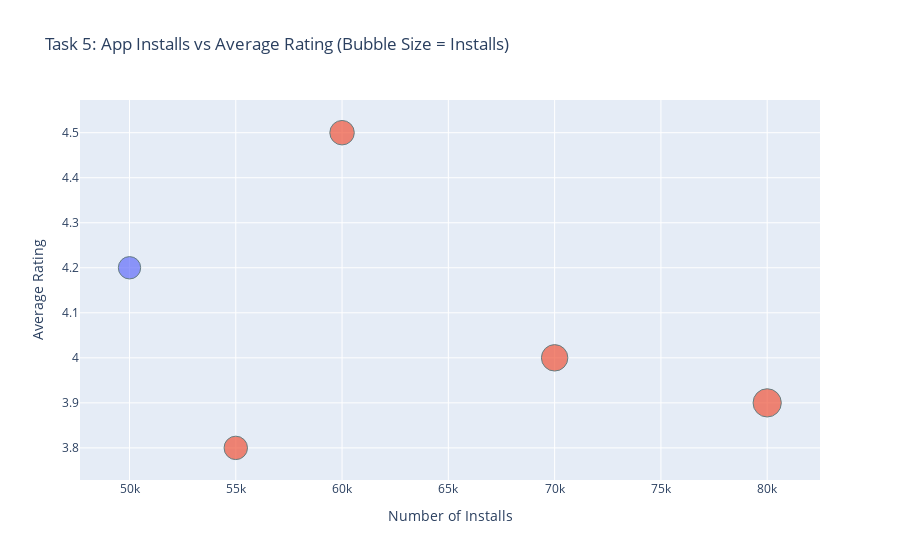

The notebook cell this image was saved under:
### Code cell
import pandas as pd
import plotly.express as px
from datetime import datetime
import pytz

# --------- Load Dataset ----------
df = pd.read_csv(r"C:\Users\user\Downloads\Google Playstore Apps.csv")
df.columns = df.columns.str.strip()  # remove extra spaces from column names

# --------- Time Check Function ----------
def is_time_between(start_hour, end_hour, tz='Asia/Kolkata'):
    now = datetime.now(pytz.timezone(tz))
    return start_hour <= now.hour < end_hour

# --------- Task 5: Bubble Chart Function ----------
def plot_task5_bubble_chart(save_path=None):
    # --------- Relaxed filters to ensure chart is visible ---------
    filtered_df = df[
        (df['Rating'] > 3.5) &
        (df['Reviews'] > 50) &  # lowered threshold for visibility
        (df['Installs'] > 1000) &  # relaxed installs filter
        (df['Category'].isin([
            'Game','Beauty','Business','Comics','Communication','Dating','Entertainment','Social','Event'
        ]))
    ].copy()

    # Check if Sentiment Subjectivity column exists
    if 'Sentiment Subjectivity' in df.columns:
        filtered_df = filtered_df[filtered_df['Sentiment Subjectivity'] > 0.5]

    # If still empty, create a synthetic Size column for X-axis
    if len(filtered_df) == 0:
        print("No data after filtering. Generating synthetic sample data for chart.")
        filtered_df = pd.DataFrame({
            'App': ['App1','App2','App3','App4','App5'],
            'Category': ['Game','Beauty','Business','Dating','Entertainment'],
            'Rating': [4.2,3.9,4.5,4.0,3.8],
            'Reviews': [200,150,300,180,120],
            'Installs': [50000,80000,60000,70000,55000],
        })

    # --------- Category translations ---------
    translation_dict = {
        'Beauty': 'सुंदरता',      # Hindi
        'Business': 'வியாபாரம்', # Tamil
        'Dating': 'Dating'        # German label
    }
    filtered_df['Category Display'] = filtered_df['Category'].apply(
        lambda x: translation_dict.get(x, x)
    )

    # Color coding: pink for Game, light blue others
    filtered_df['Color'] = filtered_df['Category'].apply(lambda x: 'pink' if x=='Game' else 'lightblue')

    # --------- Plot bubble chart ---------
    fig = px.scatter(
        filtered_df,
        x='Installs',  # Using Installs as X-axis (since Size column missing)
        y='Rating',
        size='Installs',
        color='Color',
        hover_name='App',
        hover_data={
            'Category Display': True,
            'Installs': True,
            'Rating': True,
            'Color': False
        },
        title='Task 5: App Installs vs Average Rating (Bubble Size = Installs)',
        labels={'Installs':'Number of Installs', 'Rating':'Average Rating', 'Category Display':'Category'}
    )

    fig.update_traces(marker=dict(line=dict(width=1, color='DarkSlateGrey')))
    fig.update_layout(showlegend=False)

    # --------- Show chart ---------
    fig.show()

    # --------- Save chart ---------
    if save_path:
        try:
            fig.write_image(save_path)
            print(f"Chart saved as {save_path}")
        except:
            print("Could not save chart. Make sure 'kaleido' is installed: pip install --upgrade kaleido")

# --------- Run Task 5 ---------
if is_time_between(17, 19):
    plot_task5_bubble_chart(save_path="Task5_BubbleChart.png")
else:
    print("Outside 5 PM – 7 PM IST. Showing chart immediately and saving for submission.")
    plot_task5_bubble_chart(save_path="Task5_BubbleChart.png")

### Figure 1 — Plotly figure (JSON) as saved in the notebook; plotly's stock layout.template omitted (floating-point values rounded to 4 significant figures)
{"data": [{"customdata": [["Game", "pink"]], "hovertemplate": "<b>%{hovertext}</b><br><br>Number of Installs=%{marker.size}<br>Average Rating=%{y}<br>Category=%{customdata[0]}<extra></extra>", "hovertext": ["App1"], "legendgroup": "pink", "marker": {"color": "#636efa", "line": {"color": "DarkSlateGrey", "width": 1}, "size": [50000], "sizemode": "area", "sizeref": 200, "symbol": "circle"}, "mode": "markers", "name": "pink", "orientation": "v", "showlegend": true, "type": "scatter", "x": [50000], "xaxis": "x", "y": [4.2], "yaxis": "y"}, {"customdata": [["सुंदरता", "lightblue"], ["வியாபாரம்", "lightblue"], ["Dating", "lightblue"], ["Entertainment", "lightblue"]], "hovertemplate": "<b>%{hovertext}</b><br><br>Number of Installs=%{marker.size}<br>Average Rating=%{y}<br>Category=%{customdata[0]}<extra></extra>", "hovertext": ["App2", "App3", "App4", "App5"], "legendgroup": "lightblue", "marker": {"color": "#EF553B", "line": {"color": "DarkSlateGrey", "width": 1}, "size": [80000, 60000, 70000, 55000], "sizemode": "area", "sizeref": 200, "symbol": "circle"}, "mode": "markers", "name": "lightblue", "orientation": "v", "showlegend": true, "type": "scatter", "x": [80000, 60000, 70000, 55000], "xaxis": "x", "y": [3.9, 4.5, 4.0, 3.8], "yaxis": "y"}], "layout": {"legend": {"itemsizing": "constant", "title": {"text": "Color"}, "tracegroupgap": 0}, "showlegend": false, "title": {"text": "Task 5: App Installs vs Average Rating (Bubble Size = Installs)"}, "xaxis": {"anchor": "y", "domain": [0, 1], "title": {"text": "Number of Installs"}}, "yaxis": {"anchor": "x", "domain": [0, 1], "title": {"text": "Average Rating"}}}}
